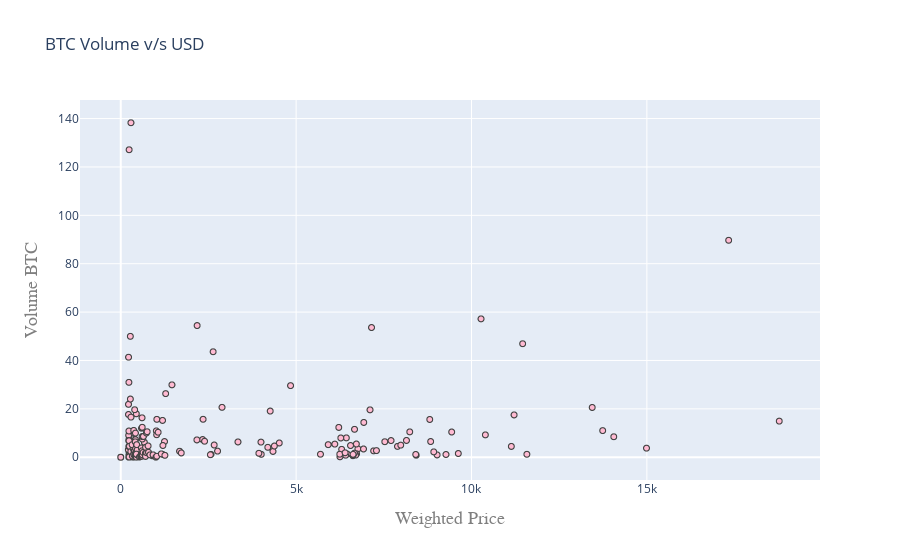

Write notebook code for a chart like this one.
### Code cell
#BTC Volume vs USD visualization
trace = go.Scattergl(
    y = weekly_rows['Volume_(BTC)'].astype(float),
    x = weekly_rows['Weighted_Price'].astype(float),
    mode = 'markers',
    marker = dict(
        color = '#FFBAD2',
        line = dict(width = 1)
    )
)
layout = go.Layout(
    title='BTC Volume v/s USD',
    xaxis=dict(
        title='Weighted Price',
        titlefont=dict(
            family='Courier New, monospace',
            size=18,
            color='#7f7f7f'
        )
    ),
    yaxis=dict(
        title='Volume BTC',
        titlefont=dict(
            family='Courier New, monospace',
            size=18,
            color='#7f7f7f'
        )))
data = [trace]
fig = go.Figure(data=data, layout=layout)
iplot(fig, filename='compare_webgl')

### Figure 1 — Plotly figure (JSON) as saved in the notebook; plotly's stock layout.template omitted (floating-point values rounded to 4 significant figures; data arrays with more than 128 entries replaced by an {"elided": "..."} marker saying what was removed)
{"data": [{"marker": {"color": "#FFBAD2", "line": {"width": 1}}, "mode": "markers", "type": "scattergl", "x": {"elided": "201 float values"}, "y": {"elided": "201 float values"}}], "layout": {"title": {"text": "BTC Volume v/s USD"}, "xaxis": {"title": {"font": {"color": "#7f7f7f", "family": "Courier New, monospace", "size": 18}, "text": "Weighted Price"}}, "yaxis": {"title": {"font": {"color": "#7f7f7f", "family": "Courier New, monospace", "size": 18}, "text": "Volume BTC"}}}}
